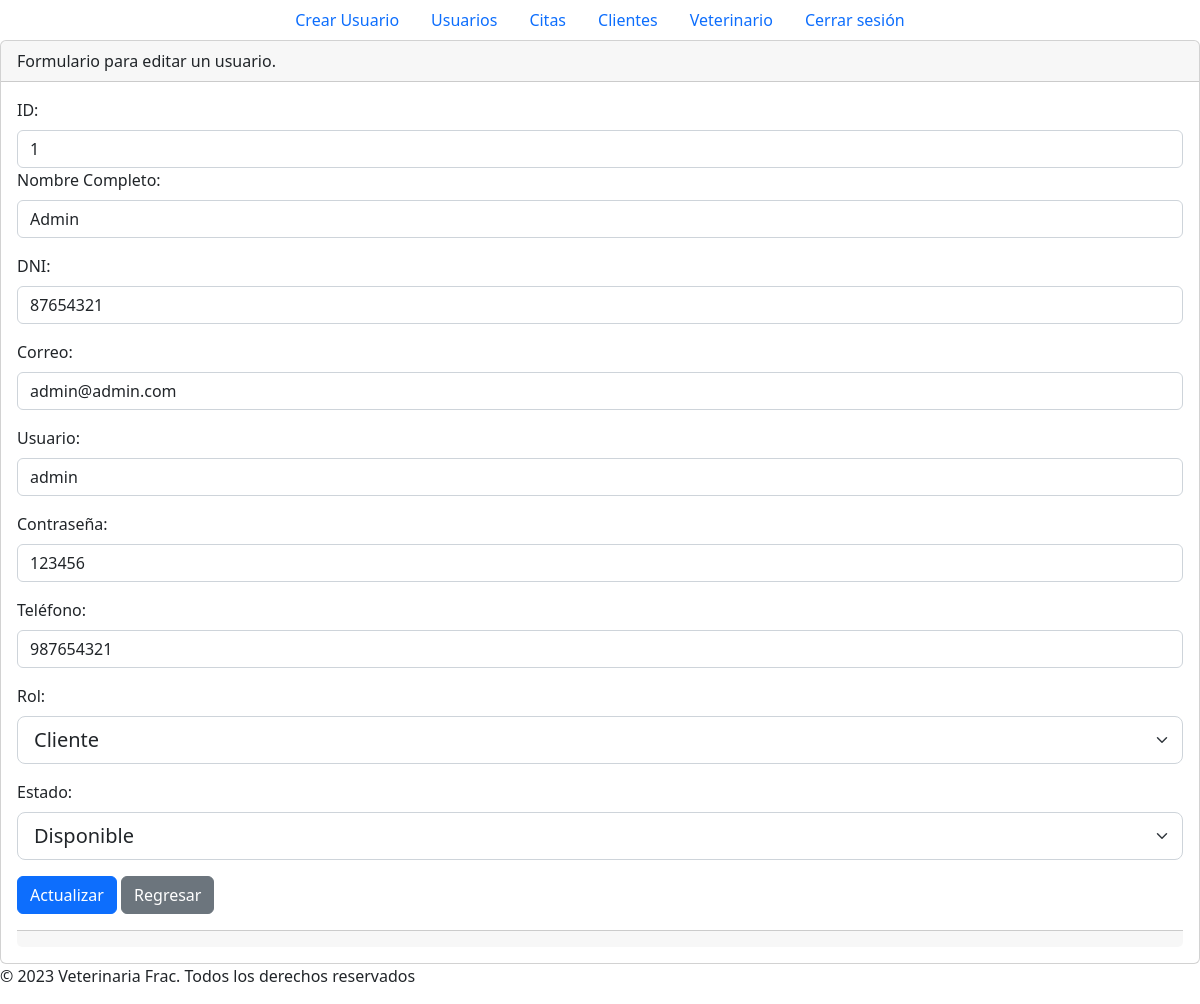
Screenshot of /secciones/usuarios/editar.php?id=1 with the database file from the repository.
### tables this page shows
CREATE TABLE `persona` (
  `id` int(8) NOT NULL,
  `nombre` varchar(255) NOT NULL,
  `dni` int(8) NOT NULL,
  `correo` varchar(255) NOT NULL,
  `usuario` varchar(255) NOT NULL,
  `contrasenia` varchar(255) NOT NULL,
  `telefono` int(9) NOT NULL,
  `rol` varchar(255) NOT NULL,
  `estado` tinyint(1) NOT NULL
);

### secciones/usuarios/editar.php (the view, shortened to what this page needs)
<?php include("../../plantillas/header.php")?>
<?php
include("../../config/bd.php");
if(isset($_GET['id'])){
    $id_persona = $_GET['id'];
    $sql = "SELECT * FROM persona WHERE id = '$id_persona'";
    $result = $conn->query($sql);
    $registro = $result->fetch_assoc();
    $id = $registro['id'];
    $nombre = $registro['nombre'];
    $dni = $registro['dni'];
    $correo = $registro['correo'];
    $usuario = $registro['usuario'];
    $contrasenia = $registro['contrasenia'];
    $telefono = $registro['telefono'];
}
?>
    <div class="card">
        <div class="card-header">
            <p class="card-text">Formulario para editar un usuario.</p>
        </div>
        <div class="card-body">
            <form action="<?php echo $_SERVER['PHP_SELF']; ?>" method="post">
                <div class="mb-3">
                  <label for="id" class="form-label">ID:</label>
                  <input type="text" readonly value="<?php echo $id; ?>"
                    class="form-control" readonly name="id" id="id" aria-describedby="helpId">
                <div class="mb-3">
                  <label for="nombre" class="form-label">Nombre Completo:</label>
                  <input type="text"  value="<?php echo $nombre; ?>"
                    class="form-control" name="nombre" id="nombre" aria-describedby="helpId" >
                </div>
                <div class="mb-3">
                  <label for="dni" class="form-label">DNI:</label>
                  <input type="text" value="<?php echo $dni; ?>"
                    class="form-control" name="dni" id="dni" aria-describedby="helpId" >
                </div>
                <div class="mb-3">
                  <label for="correo" class="form-label">Correo:</label>
                  <input type="text" value="<?php echo $correo; ?>"
                    class="form-control" name="correo" id="correo" aria-describedby="helpId" >
                </div>
                <div class="mb-3">
                  <label for="usuario" class="form-label">Usuario:</label>
                  <input type="text" value="<?php echo $usuario; ?>"
                    class="form-control" name="usuario" id="usuario" aria-describedby="helpId" >
                </div>
                <div class="mb-3">
                  <label for="contrasenia" class="form-label">Contraseña:</label>
                  <input type="text" value="<?php echo $contrasenia; ?>"
                    class="form-control" name="contrasenia" id="contrasenia" aria-describedby="helpId" >
                </div>
                <div class="mb-3">
                  <label for="telefono" class="form-label">Teléfono:</label>
                  <input type="text" value="<?php echo $telefono; ?>"
                    class="form-control" name="telefono" id="telefono" aria-describedby="helpId" >
                </div>
                <div class="mb-3">
                    <label for="rol" class="form-label">Rol:</label>
                    <select class="form-select form-select-lg" name="rol" id="rol">
                        <option selected value="Cliente">Cliente</option>
                    </select>
                </div>
                <div class="mb-3">
                    <label for="estado" class="form-label">Estado:</label>
                    <select class="form-select form-select-lg" name="estado" id="estado">
                        <option selected value="1">Disponible</option>
                    </select>
                </div>
                <button type="submit" class="btn btn-primary">Actualizar</button>
                <a href="index.php" class="btn btn-secondary">Regresar</a>
            </form>
        </div>
        <div class="card-footer text-muted"></div>
    </div>
<?php include("../../plantillas/footer.php")?>

### rows the page displays
persona: id "1", nombre "Admin", dni "87654321", correo "admin@admin.com", usuario "admin", contrasenia "123456", telefono "987654321"
